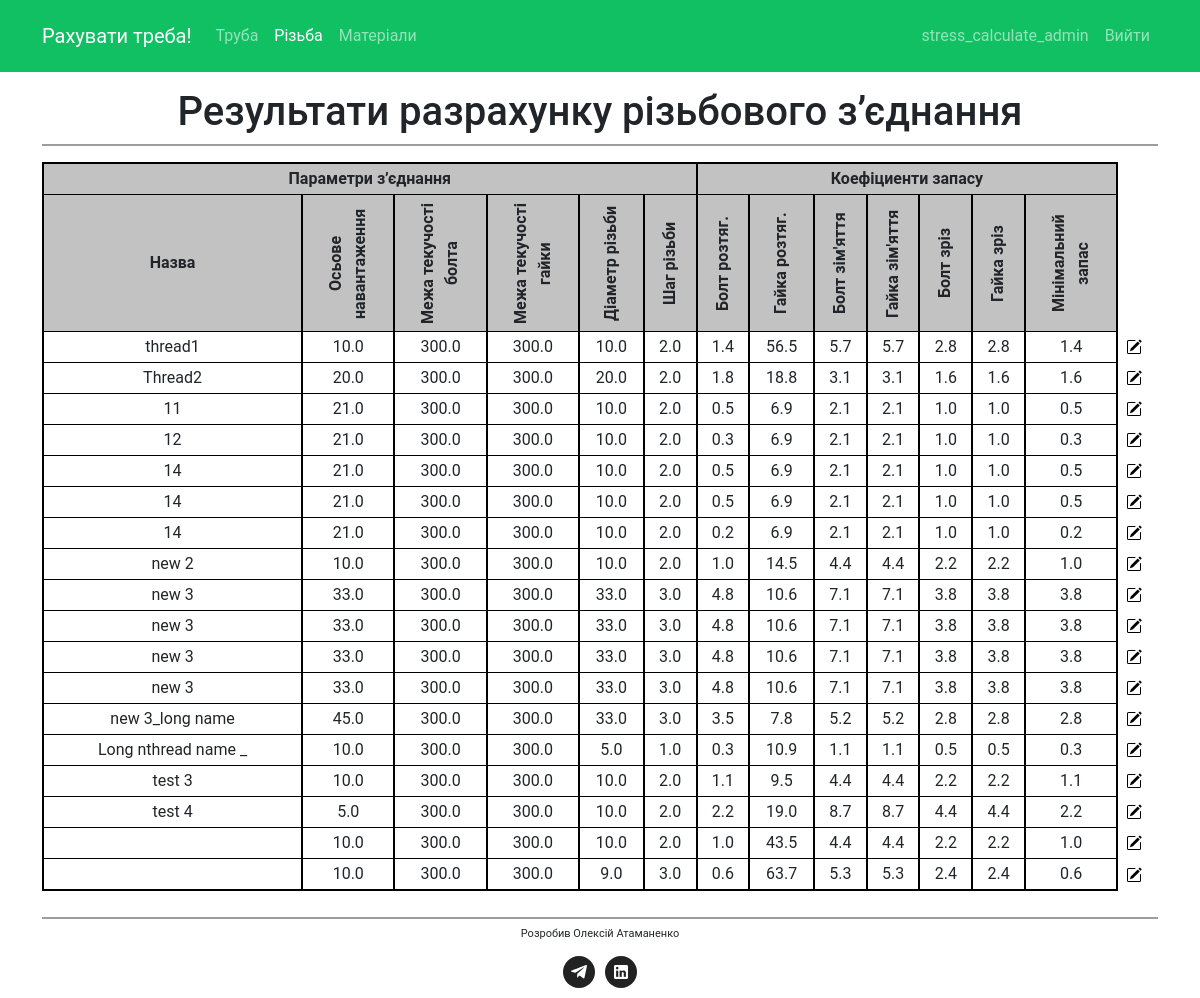
Page /thread/results/ (signed in) on the committed database.
### calculate/models.py (models this page shows, shortened)
class ThreadConnection(models.Model):
    K_THREAD_CHOICES = [
        (0.8, "Метрична"),
        (0.65, "Трапецевидна"),
        (0.5, "Прямокутна"),
    ]
    id = models.AutoField(primary_key=True)
    user = models.ForeignKey(User, on_delete=models.CASCADE, default=None)
    name = models.CharField(max_length=20)
    description = models.TextField(blank=True, max_length=128)
    axial_force = models.FloatField()
    bolt_yield_strength = models.FloatField(default=300)
    nut_yield_strength = models.FloatField(default=300)
    nominal_thread_diameter = models.FloatField()
    thread_pitch = models.FloatField()
    nut_active_height = models.FloatField()
    nut_minimum_diameter = models.FloatField()
    bolt_hole_diameter = models.FloatField()
    k_industry = models.FloatField()
    k_thread = models.FloatField(max_length=40, choices=K_THREAD_CHOICES, default=1)
    created_at = models.DateTimeField(auto_now_add=True)
    @property
    def __thread(self):
        object = Thread(
            self.axial_force,
            self.bolt_yield_strength,
            self.nut_yield_strength,
            self.nominal_thread_diameter,
            self.thread_pitch,
            self.nut_active_height,
            self.nut_minimum_diameter,
            self.bolt_hole_diameter,
            self.k_industry,
            self.k_thread,
        )
        return object
    @property
    def k_bolt_tension(self):
        return self.__thread.k_bolt_tension
    @property
    def k_nut_tension(self):
        return self.__thread.k_nut_tension
    @property
    def k_bolt_crush(self):
        return self.__thread.k_bolt_crush
    @property
    def k_nut_crush(self):
        return self.__thread.k_nut_crush
    @property
    def k_bolt_shear(self):
        return self.__thread.k_bolt_shear
    @property
    def k_nut_shear(self):
        return self.__thread.k_nut_shear
    @property
    def k_min(self):
        k_min = min(
            self.k_bolt_tension,
            self.k_nut_tension,
            self.k_bolt_crush,
            self.k_nut_crush,
            self.k_bolt_shear,
            self.k_nut_shear,
        )
        return k_min
    @staticmethod
    def get_all():
        return list(ThreadConnection.objects.all())

### calculate/views.py (the view)
# urls.py: path("thread/results/", views.thread_results, name="thread_results"),
def thread_results(request):
    if request.user.is_authenticated:
        if request.user.is_superuser:
            thread_results = ThreadConnection.get_all()
        else:
            thread_results = ThreadConnection.get_by_user(request.user.id)
        return render(
            request, "calculate/thread_results.html", {"thread_results": thread_results}
        )
    else:
        return redirect("login")

### calculate/templates/calculate/thread_results.html (shortened to what this page needs)
{% extends "base.html" %}
{% load static %}
{% block content %}
    <section class="thread-results">
        <div class="container">
            <h1>Результати разрахунку різьбового з’єднання</h1>
            <div class="home__subtitle-line"></div>
            <div class="row">
                <div class="col-12">
                    {% if thread_results %}
                        <table class="table">
                            <tr class="table__header table__top-header">
                                <th colspan="6">Параметри з’єднання</th>
                                <th colspan="7">Коефіциенти запасу</th>
                                <th id="edit-col"></th>
                            </tr>
                            <tr class="table__header">
                                <th>Назва</th>
                                <th class="vertical"><div class="vertical-title">Осьове навантаження</div></th>
                                <th class="vertical"><div class="vertical-title">Межа текучості болта</div></th>
                                <th class="vertical"><div class="vertical-title">Межа текучості гайки</div></th>
                                <th class="vertical">Діаметр різьби</th>
                                <th class="vertical">Шаг різьби</th>
                                <th class="vertical adaptiv-hidden">Болт розтяг.</th>
                                <th class="vertical adaptiv-hidden">Гайка розтяг.</th>
                                <th class="vertical adaptiv-hidden">Болт зім'яття</th>
                                <th class="vertical adaptiv-hidden">Гайка зім'яття</th>
                                <th class="vertical adaptiv-hidden">Болт зріз</th>
                                <th class="vertical adaptiv-hidden">Гайка зріз</th>
                                <th class="vertical"><div class="vertical-title">Мінімальний запас</div></th>
                                <th id="edit-col"></th>
                            </tr>
                            {% for thread in thread_results %}
                                <tr>
                                    <td class="table__name">{{ thread.name }}</td>
                                    <td class="table__condition">{{ thread.axial_force }}</td>
                                    <td class="table__condition">{{ thread.bolt_yield_strength }}</td>
                                    <td class="table__condition">{{ thread.nut_yield_strength }}</td>
                                    <td class="table__condition">{{ thread.nominal_thread_diameter }}</td>
                                    <td class="table__condition">{{ thread.thread_pitch }}</td>
                                    <td class="table__condition adaptiv-hidden">{{ thread.k_bolt_tension }}</td>
                                    <td class="table__condition adaptiv-hidden">{{ thread.k_nut_tension }}</td>
                                    <td class="table__condition adaptiv-hidden">{{ thread.k_bolt_crush }}</td>
                                    <td class="table__condition adaptiv-hidden">{{ thread.k_nut_crush }}</td>
                                    <td class="table__condition adaptiv-hidden">{{ thread.k_bolt_shear }}</td>
                                    <td class="table__condition adaptiv-hidden">{{ thread.k_nut_shear }}</td>
                                    <td class="table__condition">{{ thread.k_min }}</td>
                                    <td id="edit-col">
                                        <form action="{% url 'thread_detail' %}" method="POST">
                                            <button class="detail-button">
                                                <img id="pipe-detail-icon" class="detail-icon" src="/static/icons/pencil-square.svg" alt="edit">
                                            </button>
                                        </form>
                                    </td>
                                </tr>
                            {% endfor %}
                        </table>
                    {% else %}
                        <h2>У Вас ще немає збережених розрахунків</h2>
                    {% endif %}
                </div>
            </div>
        </div>
    </section>
{% endblock %}

### calculate/templates/base.html (shortened to what this page needs)
{% load static %}
<!DOCTYPE html>
<html>
<head>
    <link rel="stylesheet" href="{% static 'css/bootstrap-reboot.min.css' %}">
    <link rel="stylesheet" href="{% static 'css/bootstrap-grid.min.css' %}">
    <link href="https://cdn.jsdelivr.net/npm/bootstrap@5.1.3/dist/css/bootstrap.min.css" rel="stylesheet">
    <link rel="stylesheet" type="text/css" href="{% static 'css/style.min.css' %}">
</head>
<body>
    <nav class="navbar navbar-expand-md navbar navbar-dark">
        <div class="container">
            <a class="navbar-brand" href="{% url 'index' %}">Рахувати треба!</a>
            <div class="collapse navbar-collapse" id="navbarSupportedContent">
                <ul class="navbar-nav me-auto mb-2 mb-md-0">
                    <li class="nav-item">
                        <a class="nav-link" id="pipe" href="{% url 'pipe_pressure' %}">Труба</a>
                    </li>
                    <li class="nav-item">
                        <a class="nav-link" id="thread" href="{% url 'thread' %}">Різьба</a>
                    </li>
                    <li class="nav-item">
                        <a class="nav-link" id="materials" href="{% url 'materials' %}">Матеріали</a>
                    </li>
                </ul>
                <span class="navbar-text">
                    <ul class="navbar-nav me-auto mb-2 mb-md-0">
                        {% if user.is_authenticated %}
                            <li class="nav-item">
                                <a class="nav-link" id="username" href="{% url 'update_user' %}">{{ user.username }}</a>
                            </li>
                            <li class="nav-item">
                                <a class="nav-link" id="logout" href="{% url 'logout' %}">Вийти</a>
                            </li>
                        {% endif %}
                    </ul>
                </span>
            </div>
        </div>
    </nav>
    <div id="content">
        {% block content %}{% endblock %}
    </div>
    <footer class="footer">
        <div class="container">
            <div class="footer__line"></div>
            <div class="footer__dev">Розробив Олексій Атаманенко</div>
            <div class="footer__social">
                <a href="https://t.me/Atamanenkoalex" class="footer__social-link">
                    <img src="/static/icons/telegram.png" alt="telegram">
                </a>
                <a href="https://www.linkedin.com/in/AtamanenkoAlex/" class="footer__social-link">
                    <img src="/static/icons/linkedin.png" alt="linkedin">
                </a>
            </div>
        </div>
    </footer>
</body>
</html>

### rows in the picture
ThreadConnection: name "thread1", axial_force "10.0", bolt_yield_strength "300.0", nut_yield_strength "300.0", nominal_thread_diameter "10.0", thread_pitch "2.0", k_bolt_tension "1.4", k_nut_tension "56.5", k_bolt_crush "5.7", k_nut_crush "5.7", k_bolt_shear "2.8", k_nut_shear "2.8", k_min "1.4"
ThreadConnection: name "Thread2", axial_force "20.0", bolt_yield_strength "300.0", nut_yield_strength "300.0", nominal_thread_diameter "20.0", thread_pitch "2.0", k_bolt_tension "1.8", k_nut_tension "18.8", k_bolt_crush "3.1", k_nut_crush "3.1", k_bolt_shear "1.6", k_nut_shear "1.6", k_min "1.6"
ThreadConnection: name "11", axial_force "21.0", bolt_yield_strength "300.0", nut_yield_strength "300.0", nominal_thread_diameter "10.0", thread_pitch "2.0", k_bolt_tension "0.5", k_nut_tension "6.9", k_bolt_crush "2.1", k_nut_crush "2.1", k_bolt_shear "1.0", k_nut_shear "1.0", k_min "0.5"
ThreadConnection: name "12", axial_force "21.0", bolt_yield_strength "300.0", nut_yield_strength "300.0", nominal_thread_diameter "10.0", thread_pitch "2.0", k_bolt_tension "0.3", k_nut_tension "6.9", k_bolt_crush "2.1", k_nut_crush "2.1", k_bolt_shear "1.0", k_nut_shear "1.0", k_min "0.3"
ThreadConnection: name "14", axial_force "21.0", bolt_yield_strength "300.0", nut_yield_strength "300.0", nominal_thread_diameter "10.0", thread_pitch "2.0", k_bolt_tension "0.5", k_nut_tension "6.9", k_bolt_crush "2.1", k_nut_crush "2.1", k_bolt_shear "1.0", k_nut_shear "1.0", k_min "0.5"
ThreadConnection: name "14", axial_force "21.0", bolt_yield_strength "300.0", nut_yield_strength "300.0", nominal_thread_diameter "10.0", thread_pitch "2.0", k_bolt_tension "0.5", k_nut_tension "6.9", k_bolt_crush "2.1", k_nut_crush "2.1", k_bolt_shear "1.0", k_nut_shear "1.0", k_min "0.5"
ThreadConnection: name "14", axial_force "21.0", bolt_yield_strength "300.0", nut_yield_strength "300.0", nominal_thread_diameter "10.0", thread_pitch "2.0", k_bolt_tension "0.2", k_nut_tension "6.9", k_bolt_crush "2.1", k_nut_crush "2.1", k_bolt_shear "1.0", k_nut_shear "1.0", k_min "0.2"
ThreadConnection: name "new 2", axial_force "10.0", bolt_yield_strength "300.0", nut_yield_strength "300.0", nominal_thread_diameter "10.0", thread_pitch "2.0", k_bolt_tension "1.0", k_nut_tension "14.5", k_bolt_crush "4.4", k_nut_crush "4.4", k_bolt_shear "2.2", k_nut_shear "2.2", k_min "1.0"
ThreadConnection: name "new 3", axial_force "33.0", bolt_yield_strength "300.0", nut_yield_strength "300.0", nominal_thread_diameter "33.0", thread_pitch "3.0", k_bolt_tension "4.8", k_nut_tension "10.6", k_bolt_crush "7.1", k_nut_crush "7.1", k_bolt_shear "3.8", k_nut_shear "3.8", k_min "3.8"
ThreadConnection: name "new 3", axial_force "33.0", bolt_yield_strength "300.0", nut_yield_strength "300.0", nominal_thread_diameter "33.0", thread_pitch "3.0", k_bolt_tension "4.8", k_nut_tension "10.6", k_bolt_crush "7.1", k_nut_crush "7.1", k_bolt_shear "3.8", k_nut_shear "3.8", k_min "3.8"
ThreadConnection: name "new 3", axial_force "33.0", bolt_yield_strength "300.0", nut_yield_strength "300.0", nominal_thread_diameter "33.0", thread_pitch "3.0", k_bolt_tension "4.8", k_nut_tension "10.6", k_bolt_crush "7.1", k_nut_crush "7.1", k_bolt_shear "3.8", k_nut_shear "3.8", k_min "3.8"
ThreadConnection: name "new 3", axial_force "33.0", bolt_yield_strength "300.0", nut_yield_strength "300.0", nominal_thread_diameter "33.0", thread_pitch "3.0", k_bolt_tension "4.8", k_nut_tension "10.6", k_bolt_crush "7.1", k_nut_crush "7.1", k_bolt_shear "3.8", k_nut_shear "3.8", k_min "3.8"
ThreadConnection: name "new 3_long name", axial_force "45.0", bolt_yield_strength "300.0", nut_yield_strength "300.0", nominal_thread_diameter "33.0", thread_pitch "3.0", k_bolt_tension "3.5", k_nut_tension "7.8", k_bolt_crush "5.2", k_nut_crush "5.2", k_bolt_shear "2.8", k_nut_shear "2.8", k_min "2.8"
ThreadConnection: name "Long nthread name _", axial_force "10.0", bolt_yield_strength "300.0", nut_yield_strength "300.0", nominal_thread_diameter "5.0", thread_pitch "1.0", k_bolt_tension "0.3", k_nut_tension "10.9", k_bolt_crush "1.1", k_nut_crush "1.1", k_bolt_shear "0.5", k_nut_shear "0.5", k_min "0.3"
ThreadConnection: name "test 3", axial_force "10.0", bolt_yield_strength "300.0", nut_yield_strength "300.0", nominal_thread_diameter "10.0", thread_pitch "2.0", k_bolt_tension "1.1", k_nut_tension "9.5", k_bolt_crush "4.4", k_nut_crush "4.4", k_bolt_shear "2.2", k_nut_shear "2.2", k_min "1.1"
ThreadConnection: name "test 4", axial_force "5.0", bolt_yield_strength "300.0", nut_yield_strength "300.0", nominal_thread_diameter "10.0", thread_pitch "2.0", k_bolt_tension "2.2", k_nut_tension "19.0", k_bolt_crush "8.7", k_nut_crush "8.7", k_bolt_shear "4.4", k_nut_shear "4.4", k_min "2.2"
ThreadConnection: axial_force "10.0", bolt_yield_strength "300.0", nut_yield_strength "300.0", nominal_thread_diameter "10.0", thread_pitch "2.0", k_bolt_tension "1.0", k_nut_tension "43.5", k_bolt_crush "4.4", k_nut_crush "4.4", k_bolt_shear "2.2", k_nut_shear "2.2", k_min "1.0"
ThreadConnection: axial_force "10.0", bolt_yield_strength "300.0", nut_yield_strength "300.0", nominal_thread_diameter "9.0", thread_pitch "3.0", k_bolt_tension "0.6", k_nut_tension "63.7", k_bolt_crush "5.3", k_nut_crush "5.3", k_bolt_shear "2.4", k_nut_shear "2.4", k_min "0.6"

### other values in the picture
{{ user.username }} "stress_calculate_admin"
